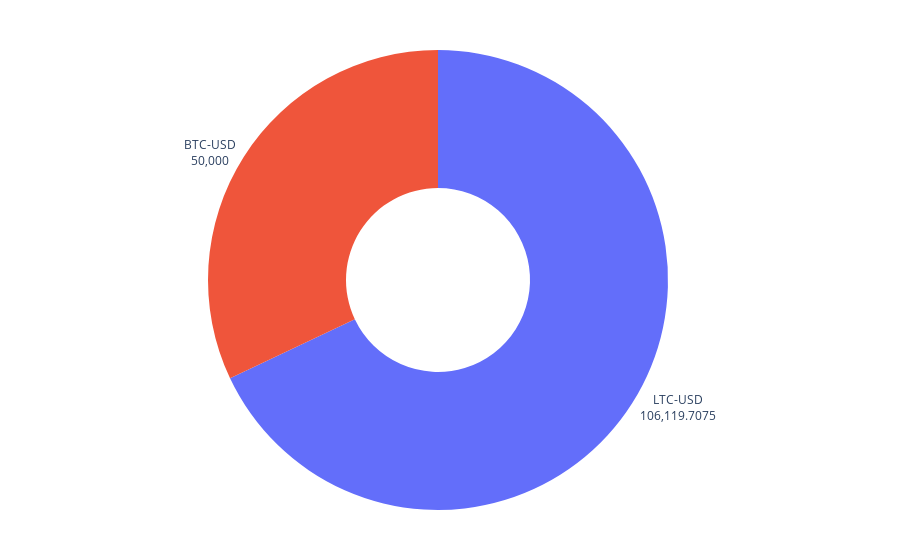

Notebook source saved alongside this figure:
### Code cell
# getting the accumulated positions for our tickers
last_positions = all_ops.groupby(['ticker']).agg({'cml_units': 'last', 'cml_cost': 'last',
                                                'gain_loss': 'sum', 'val_transact': 'sum'}).reset_index()
curr_prices = []

for tick in last_positions['ticker']:
    # stonk = yf.get_data(tick)
    asset = (yf.download(tick, start = today))

    price = asset['Close']
    curr_prices.append(price)
    print(f'Done for {tick}')
		
last_positions['price'] = curr_prices  # adding it to our dataframe
# last_positions['current_value'] = (last_positions.price * last_positions.cml_units).round(2)  # and now we can calculate
last_positions['current_value'] = all_ops['current_value']
# last_positions['avg_price'] = (last_positions.cml_cost / last_positions.cml_units).round(2)  # and now we can calculate
last_positions['avg_price'] = all_ops['avg_price']
last_positions = last_positions.sort_values(by='current_value', ascending=False)  # sorting by current value

# Plotly part
donut_top = go.Figure()
donut_top.layout.template = CHART_THEME
donut_top.add_trace(go.Pie(labels=last_positions.head(15).ticker, values=last_positions.head(15).current_value))
donut_top.update_traces(hole=.4, hoverinfo="label+value+percent")
donut_top.update_traces(textposition='outside', textinfo='label+value')
donut_top.update_layout(showlegend=False)
donut_top.update_layout(margin = dict(t=50, b=50, l=25, r=25))
donut_top.show()

### Figure 1 — Plotly figure (JSON) as saved in the notebook; plotly's stock layout.template omitted (floating-point values rounded to 4 significant figures)
{"data": [{"hole": 0.4, "hoverinfo": "label+value+percent", "labels": ["LTC-USD", "BTC-USD"], "textinfo": "label+value", "textposition": "outside", "type": "pie", "values": [106100.0, 50000]}], "layout": {"margin": {"b": 50, "l": 25, "r": 25, "t": 50}, "showlegend": false}}
